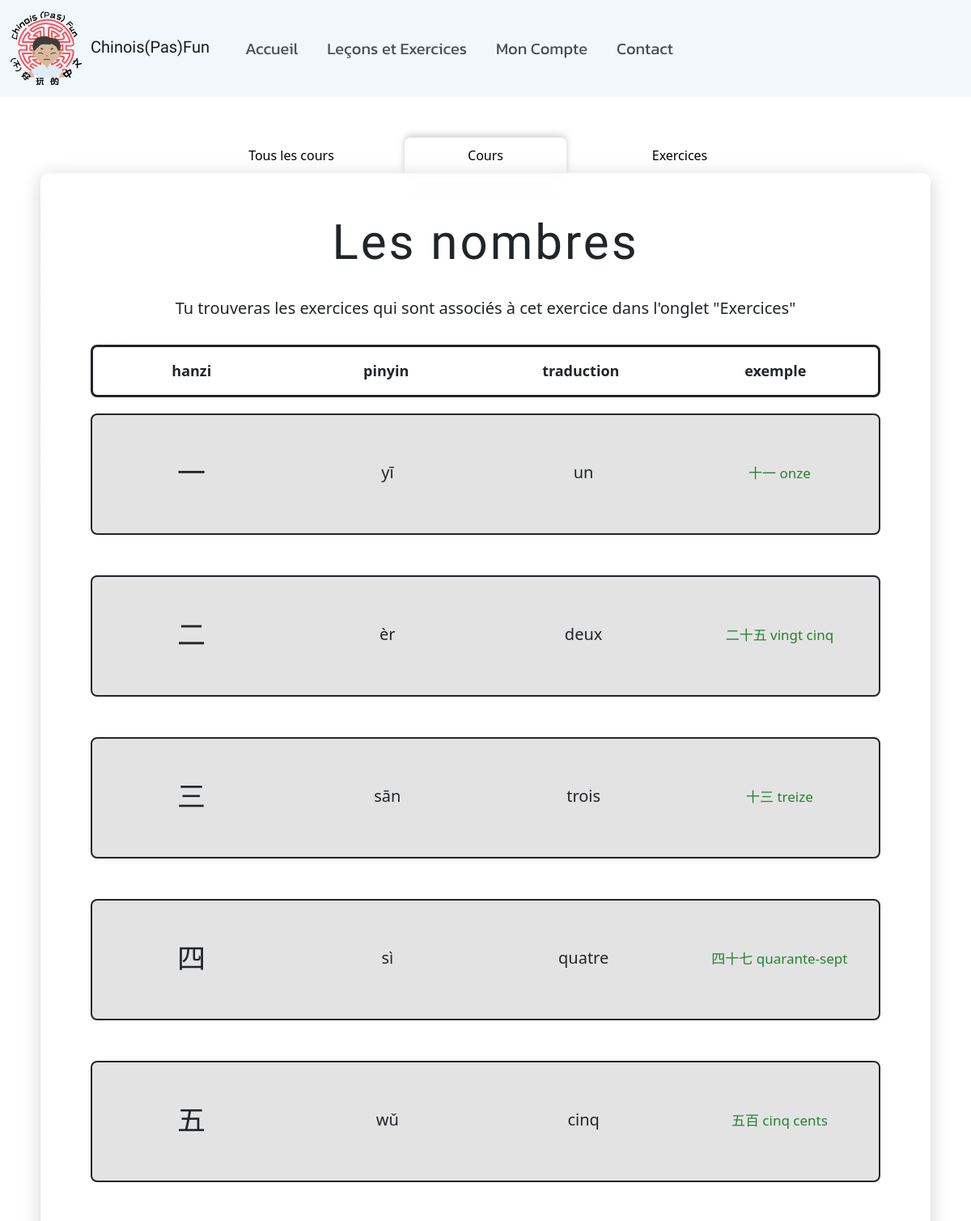
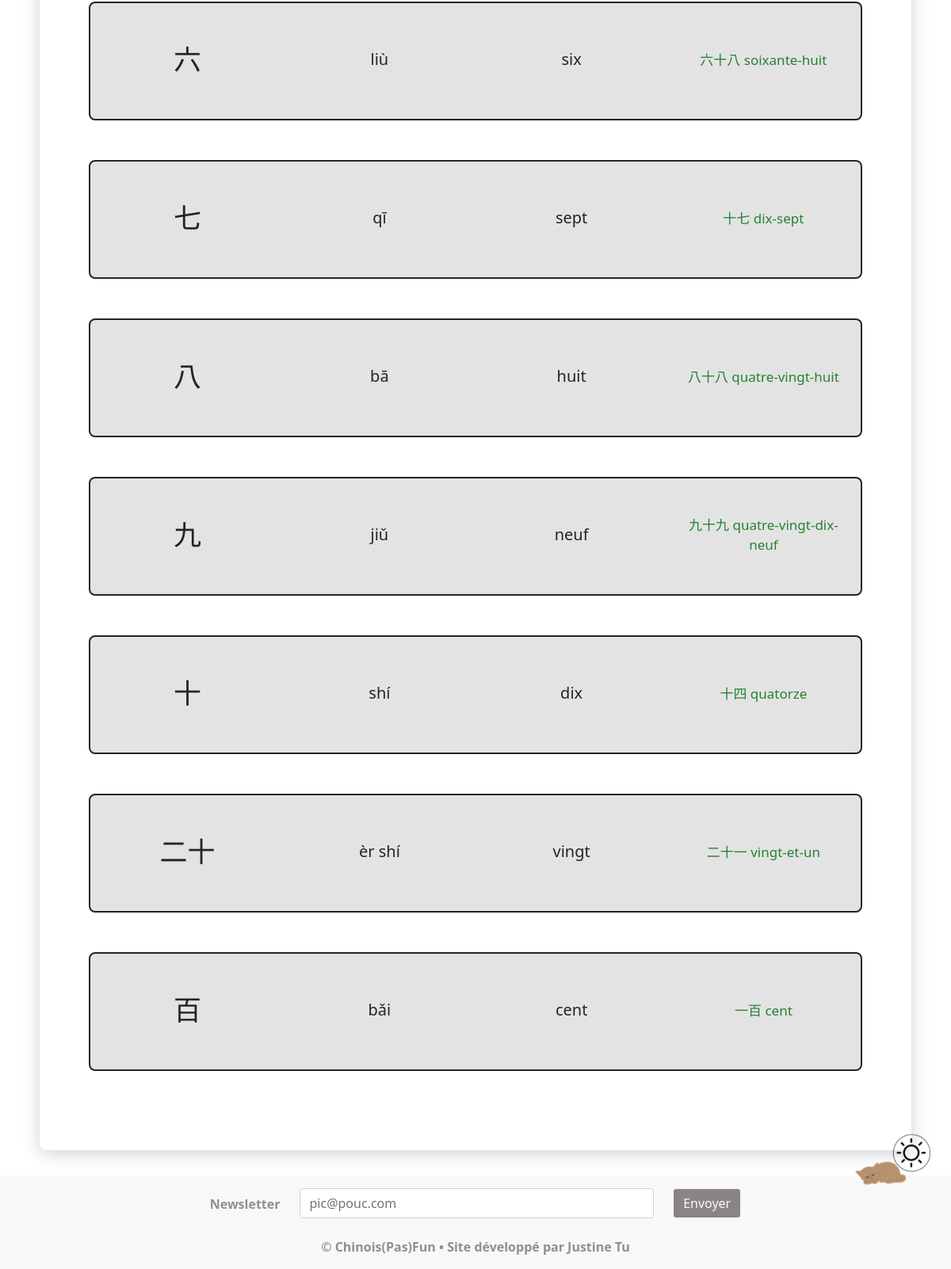
The app's page /cours_exo.php?theme=Les nombres (signed in) with its own data (2 pictures, top to bottom).
### tables this page shows
CREATE TABLE `mot` (
  `id` int(11) NOT NULL,
  `mot` text NOT NULL,
  `traduction` text NOT NULL,
  `pinyin` text NOT NULL,
  `exemple` text NOT NULL,
  `theme` text NOT NULL
);

### cours_exo.php (the view, shortened to what this page needs)
<?php
    require_once("./connect_db.php");
    $sql = connexion();
    $theme = $_GET['theme'];
    $requete_mot = $sql->prepare("SELECT * FROM mot WHERE theme = :theme") ;
    $requete_mot->bindParam(":theme", $theme);
    $resultat = $requete_mot->execute();
    entete();
    echo '
    <body id="body">';
        navbar();
        echo '
        <div class="btn-cours-exo">
            <a href="./cours_exo_accueil.php" id="btn-choice-all-cours" class="btn-choice"><div id="all-cours">Tous les cours</div></a>
            <button class="btn-choice" id="btn-choice-cours">Cours</button>
            <button class="btn-choice" id="btn-choice-exo">Exercices</button>
        </div>
        <div id="content-exception">
            <div class="cours">
                <h1>' . $theme . '</h1>
                <p class="p_texte">Tu trouveras les exercices qui sont associés à cet exercice dans l\'onglet "Exercices" </p>
                <div class="container">
                    <div class="row">
                        <div class="col text-center">
                            <div class="p-3 div-legende">
                                <div class="row">
                                    <div class="col legende"><b>hanzi</b></div>
                                    <div class="col legende"><b>pinyin</b></div>
                                    <div class="col legende"><b>traduction</b></div>
                                    <div class="col legende"><b>exemple</b></div>
                                </div>
                            </div>
                        </div>
                    </div>';
                    while($ligne = $requete_mot->fetch(PDO::FETCH_OBJ)) {
                        echo '
                        <div class="row">
                            <div class="col text-center">
                                <div class="p-3 div-car">
                                    <div class="row">
                                        <div class="col hanzi">' . $ligne->mot . '</div>
                                        <div class="col pinyin">' . $ligne->pinyin .' </div>
                                        <div class="col traduction">' . $ligne->traduction . '</div>
                                        <div class="col exemples">' . $ligne->exemple . '</div>
                                    </div>
                                </div>
                            </div>
                        </div>';
                    }
                    echo'
                </div>
            </div>
            <div class="exo d-none">
                <h1>' . $theme . '</h1>
                <p class="p_texte">Sélectionne la bonne réponse !</p>
                <div class="container" id="questions-container">';
                echo'
                </div>
            </div>
        </div>';
        switch_theme();
        footer();
?>

### connect_db.php (shortened to what this page needs)
<?php
    function entete() {
        echo '<!DOCTYPE html>
    <html lang="fr" xmlns="http://www.w3.org/1999/xhtml">
        <head>
            <title>Chinois(Pas)Fun</title>
            <meta http-equiv="Content-Type" content="text/html; charset=UTF-8" />
            <link href="https://cdn.jsdelivr.net/npm/bootstrap@5.1.3/dist/css/bootstrap.min.css" rel="stylesheet">
            <script src="https://cdn.jsdelivr.net/npm/bootstrap@5.1.3/dist/css/bootstrap.min.css"></script>
            <script src="https://cdn.jsdelivr.net/npm/@popperjs/core@2.10.2/dist/umd/popper.min.js"></script>
            <script src="https://cdn.jsdelivr.net/npm/bootstrap@5.1.3/dist/js/bootstrap.min.js"></script>
            <script src="https://cdnjs.cloudflare.com/ajax/libs/jquery/3.6.0/jquery.min.js"></script>
            <link rel="preconnect" href="https://fonts.googleapis.com">
            <link rel="preconnect" href="https://fonts.gstatic.com" crossorigin>
            <link href="https://fonts.googleapis.com/css2?family=Kanit:wght@200&family=Reem+Kufi+Fun&family=ZCOOL+KuaiLe&display=swap" rel="stylesheet">
            <script type="text/javascript" src="./static/js/switch-mode.js"></script>
            <script type="text/javascript" src="./static/js/affichage.js"></script>
            <script type="text/javascript" src="./static/js/log-affichage.js"></script>
            <script type="text/javascript" src="./static/js/exercices.js"></script>
            <link rel="stylesheet" media="screen" type="text/css" href="./static/css/style.css"/>
        </head>';
    }
    function navbar(){
        echo '
        <header>
            <nav class="navbar navbar-expand-lg navbar-light">
                <div class="container-fluid">
                <a class="logo navbar-brand" href="./index.php"><img src="./img/logo3.png" alt="Logo" >Chinois(Pas)Fun</a>
                <button class="navbar-toggler" type="button" data-bs-toggle="collapse" data-bs-target="#navbarNavAltMarkup" aria-controls="navbarNavAltMarkup" aria-expanded="false" aria-label="Toggle navigation">
                    <span class="navbar-toggler-icon"></span>
                </button>
                <div class="collapse navbar-collapse" id="navbarNavAltMarkup">
                    <ul class="navbar-nav ml-auto">
                    <li class="nav-item">
                        <a class="nav-link" href="./index.php">Accueil</a>
                    </li>
                    <li class="nav-item">
                        <a class="nav-link" href="./cours_exo_accueil.php">Leçons et Exercices</a>
                    </li>
                    <li class="nav-item">
                        <a class="nav-link" href="./compte.php">Mon Compte</a>
                    </li>
                    <li class="nav-item">
                        <a class="nav-link" href="./contact.php">Contact</a>
                    </li>
                    </ul>
                </div>
                </div>
            </nav>
        </header>';
    }
    function switch_theme(){
        echo'
        <div>
            <button id="theme-switcher"><img src="./img/nuit.png" alt="mode sombre" id="theme-icon"></button>
        </div>';
    }
    function footer(){
        echo '
        <footer class="text-center">
            <div class="container p-3 pb-0">
                <form method="post">
                    <div class="row d-flex justify-content-center">
                        <div class="col-auto">
                            <p class="pt-2 newsletter-color"><b>Newsletter</b></p>
                        </div>
                        <div class="col-md-5 col-6">
                            <div class="form-outline form-white mb-4">
                                <input id="form5Example29" class="form-control" type="email" name="email" placeholder="pic@pouc.com" required>
                            </div>
                        </div>
                        <div class="col-auto">
                            <button type="submit" id="bouton-envoi-newsletter" class="btn btn-outline-light mb-4">Envoyer</button>
                        </div>
                    </div>
                </form>
                <p class="newsletter-color"><b>© Chinois(Pas)Fun • Site développé par Justine Tu</b></p>
            </div>
        </footer>
    </body>
</html>';
    }
?>

### static/css/style.css (style rules this page uses)
.logo img { width: 90px; margin-right: 10px; }
.logo { font-family: "ZCOOL KuaiLe", sans-serif; }
nav { background-color: #e2eef778; }
.nav-link { margin-left: 20px; color:rgba(33, 37, 41, 0.807) !important; }
#navbarNavAltMarkup { font-family: 'Kanit', sans-serif; font-size : 20px; }
h1 { font-family: 'Reem Kufi Fun', sans-serif; text-align: center; font-size: 60px; letter-spacing: 3px; }
.p_texte { margin-top: 30px; margin-bottom: 30px; text-align: center; font-size: 20px; }
#content-exception { border-radius: 10px; padding:50px; margin: 0 50px 150px 50px; background: linear-gradient(117.13deg, rgba(255, 255, 255, 0.469) 0.44%, rgba(255, 255, 255, 0.277)9.24%); box-shadow: 0px 4px 24px -1px rgba(0, 0, 0, 0.2); backdrop-filter: blur(20px); }
#btn-choice-cours { padding: 10px; border-radius: 8px 8px 0px 0px; border: none; background: linear-gradient(117.13deg, rgba(255, 255, 255, 0.469) 0.44%, rgba(255, 255, 255, 0.277)9.24%); box-shadow: 0px -3px 10px 0px rgba(0, 0, 0, 0.2); width: 200px; }
#btn-choice-exo { padding: 10px; border-radius: 8px 8px 0px 0px; border: none; background: linear-gradient(117.13deg, rgba(255, 255, 255, 0.469) 0.44%, rgba(255, 255, 255, 0.277)9.24%); width: 200px; }
#btn-choice-all-cours { padding: 10px; border-radius: 8px 8px 0px 0px; border: none; width: 200px; text-decoration: none; color: rgb(0, 0, 0); background: linear-gradient(117.13deg, rgba(255, 255, 255, 0.469) 0.44%, rgba(255, 255, 255, 0.277)9.24%); }
#all-cours { text-align:center; }
.btn-cours-exo { display: flex; gap: 40px; justify-content: center; margin-top: 50px; }
.div-legende { margin-bottom: 20px; border-radius: 8px; border: 3px solid; }
.legende { margin-right: 5px; font-size: 18px; }
.div-car { background-color: #cccccc8b; margin-bottom: 50px; height: 150px; border-radius: 8px; padding: 5px; border: 2px solid; }
.hanzi, .pinyin, .traduction, .exemples { height: 110px; width: 100px; display: flex; align-items: center; justify-content: center; }
.hanzi { margin-right: 5px; font-size: 35px; }
.pinyin { margin-right: 5px; font-size: 20px; }
.traduction { margin-right: 5px; font-size: 20px; }
.exemples { color:#248232; font-size: 17px; }
button#theme-switcher { background-color: transparent; border: none; position: fixed; bottom: 90px; right: 20px; z-index: 1; }
#theme-icon { width: 100px; }
footer { position: fixed; bottom: 0; width: 100%; -webkit-backdrop-filter: blur(10px); backdrop-filter: blur(10px); background: rgba(168, 159, 159, 0.07); }
#bouton-envoi-newsletter { background-color: #4e4646a5; }
.newsletter-color { color:rgba(0, 0, 0, 0.422); }

### records on screen
mot: mot "一", pinyin "yī", traduction "un", exemple "十一 onze"
mot: mot "二", pinyin "èr", traduction "deux", exemple "二十五 vingt cinq"
mot: mot "三", pinyin "sān", traduction "trois", exemple "十三 treize"
mot: mot "四", pinyin "sì", traduction "quatre", exemple "四十七 quarante-sept"
mot: mot "五", pinyin "wǔ", traduction "cinq", exemple "五百 cinq cents"
mot: mot "六", pinyin "liù", traduction "six", exemple "六十八 soixante-huit"
mot: mot "七", pinyin "qī", traduction "sept", exemple "十七 dix-sept"
mot: mot "八", pinyin "bā", traduction "huit", exemple "八十八 quatre-vingt-huit"
mot: mot "九", pinyin "jiǔ", traduction "neuf", exemple "九十九 quatre-vingt-dix-neuf"
mot: mot "十", pinyin "shí", traduction "dix", exemple "十四 quatorze"
mot: mot "二十", pinyin "èr shí", traduction "vingt", exemple "二十一 vingt-et-un"
mot: mot "百", pinyin "bǎi", traduction "cent", exemple "一百 cent"

### other values on screen
$theme "Les nombres"
